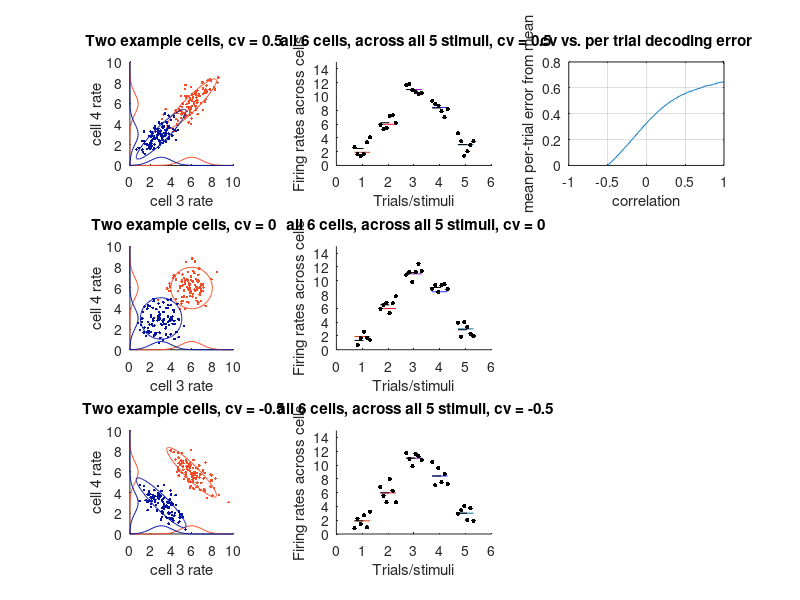

Reproduce this figure in MATLAB.
% make simple examples of a few more or less correlated cells
% and see how it affects decoding
%
%
ratemax=10;
ntrials=100;

rng(1) % For reproducibility
nstims=5;
tuning=normpdf([1:nstims],3.2,1);
tuning=10*(tuning./max(tuning));

ncells=6;
plotcells=[3 4];

cvs=[.5 0  -0.5];

ll=linspace(0,ratemax,50);
%
fstrs={'b'};
% simulate two cells with and without correlation

for stim=1:nstims
    mu{stim}=1+ones(1,ncells)*tuning(stim);
end;

figure (1); clf;
for cv_i=1:numel(cvs)
    
    cv= cvs(cv_i);
    
    sigma=diag(ones(ncells-1,1)*cv,-1)+diag(ones(ncells-1,1)*cv,1)+eye(ncells);
    sigma(ncells,1)=cv;    sigma(1,ncells)=cv;
    sigma_p=(sigma*sigma'); % make positive semidefinite
    
    
    sigma_p=sigma_p./mean(diag(sigma_p));
    %\[L,D] = ldl(sigma);
    
    sigma_p;
    
    x=linspace(0,2*pi,100)';
    circle=[sin(x),cos(x)]*2;
    
    subplot(numel(cvs),3,1+((cv_i-1)*3));
    hold on;
    
    for stim=[2 5]
        
        thiscolor=0.5+([sin(stim),-sin(stim*.2),-sin(stim*1.2)]/2);
        
        rates{stim} = mvnrnd(mu{stim},sigma_p,ntrials);
        
        plot(rates{stim}(:,plotcells(1)),rates{stim}(:,plotcells(2)),[fstrs{1} '.'],'color',thiscolor);
        
        plot(ll,2*normpdf(ll,mu{stim}(plotcells(1)),sigma(plotcells(1),plotcells(1))),fstrs{1},'color',thiscolor);
        plot(2*normpdf(ll,mu{stim}(plotcells(2)),sigma(plotcells(2),plotcells(2))),ll,fstrs{1},'color',thiscolor);
        
        cc=circle*sigma_p(plotcells,plotcells);
        plot( cc(:,1)+mu{stim}(plotcells(1)),cc(:,2)+mu{stim}(plotcells(2)),[fstrs{1} '-'],'color',thiscolor);
        
        %h=histc(r(:,1),ll);
        %plot(ll,h,'b');
        
        xlim([0 ratemax]);
        ylim([0 ratemax]);
        daspect([1 1 1]);
    end;
    xlabel(['cell ',num2str(plotcells(1)),' rate']);
    ylabel(['cell ',num2str(plotcells(2)),' rate']);
    title([' Two example cells, cv = ',num2str(cv)]);
    
    subplot(numel(cvs),3,2+((cv_i-1)*3));
    hold on;
    %
    
    trialwidth=.3;
    for stim=1:nstims
        
        rates{stim} = mvnrnd(mu{stim},sigma_p,ntrials);
        
        thiscolor=0.5+([sin(stim),-sin(stim*.6),-sin(stim*1.2)]/2);
        
        plot(stim+[-trialwidth trialwidth],[1 1]*mu{stim}(1),'color',thiscolor);
        
        xl=linspace(-trialwidth,trialwidth,ncells);
        
        plot(xl+stim,rates{stim}(1,:),'k.','MarkerSize',10);
        
        plot(stim+[-trialwidth trialwidth],[1 1]*mean(rates{stim}(1,:)) ,'k--');
        
    end;
    ylim([0 15]);
    ylabel('Firing rates across cells');
    xlabel('Trials/stimuli');
    title([' all ',num2str(ncells),' cells, across all ',num2str(nstims),' stimuli, cv = ',num2str(cv)]);
    %subplot(numel(cvs),3,3+((cv_i-1)*3));
    %hold on;
    
    drawnow;
end;


%% quantify how the correlation affects overall decoding per trial
cvs_dense=linspace(-.5,1,100);
meanerr=[];
ntrials_dense=10000;
for cv_i=1:numel(cvs_dense)
    
    cv= cvs_dense(cv_i);
    
    sigma=diag(ones(ncells-1,1)*cv,-1)+diag(ones(ncells-1,1)*cv,1)+eye(ncells);
    sigma(ncells,1)=cv;    sigma(1,ncells)=cv;
    sigma_p=(sigma*sigma'); % make positive semidefinite
    
    for stim=1:nstims
        rates{stim} = mvnrnd(mu{stim},sigma_p,ntrials_dense);
        
        sigma_p=sigma_p./mean(diag(sigma_p));
        meanerr(cv_i,stim)= mean(abs(mean((rates{stim} - repmat(mu{stim},ntrials_dense,1))')));
    end;
end;

subplot(numel(cvs),3,3);
plot(cvs_dense,mean(meanerr'));
ylim([0 .8]);
grid on;
ylabel('mean per-trial error from mean');
    xlabel('correlation');
    title('cv vs. per trial decoding error');
    
    
